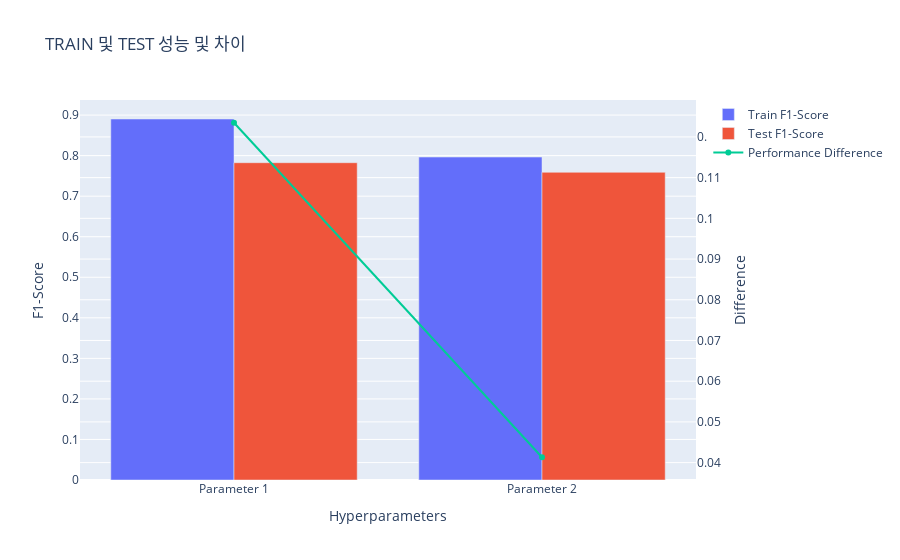

The notebook cell saved with this chart:
### Code cell
import plotly.graph_objects as go

# TRAIN 및 TEST 성능 차이 계산
performance_difference = [train_f1 - test_f1 for train_f1, test_f1 in zip(train_f1_score, test_f1_score)]

# 데이터프레임 생성
data = pd.DataFrame({'Hyperparameters': hyperparameters, 'Train F1-Score': train_accuracy, 'Test F1-Score': test_accuracy, 'Performance Difference': performance_difference})

# 그래프 생성
fig = go.Figure(data=[
    go.Bar(name='Train F1-Score', x=hyperparameters, y=train_accuracy),
    go.Bar(name='Test F1-Score', x=hyperparameters, y=test_accuracy),
    go.Scatter(name='Performance Difference', x=hyperparameters, y=performance_difference, yaxis='y2', mode='lines+markers')
])

# 그래프 레이아웃 설정
fig.update_layout(title='TRAIN 및 TEST 성능 및 차이', xaxis_title='Hyperparameters', yaxis_title='F1-Score', yaxis2=dict(title='Difference', overlaying='y', side='right'))

# 그래프 출력
fig.show()

### Figure 1 — Plotly figure (JSON) as saved in the notebook; plotly's stock layout.template omitted (floating-point values rounded to 4 significant figures)
{"data": [{"name": "Train F1-Score", "type": "bar", "x": ["Parameter 1", "Parameter 2"], "y": [0.8904, 0.7965]}, {"name": "Test F1-Score", "type": "bar", "x": ["Parameter 1", "Parameter 2"], "y": [0.7826, 0.7589]}, {"mode": "lines+markers", "name": "Performance Difference", "type": "scatter", "x": ["Parameter 1", "Parameter 2"], "y": [0.1235, 0.04132], "yaxis": "y2"}], "layout": {"title": {"text": "TRAIN 및 TEST 성능 및 차이"}, "xaxis": {"title": {"text": "Hyperparameters"}}, "yaxis": {"title": {"text": "F1-Score"}}, "yaxis2": {"overlaying": "y", "side": "right", "title": {"text": "Difference"}}}}
